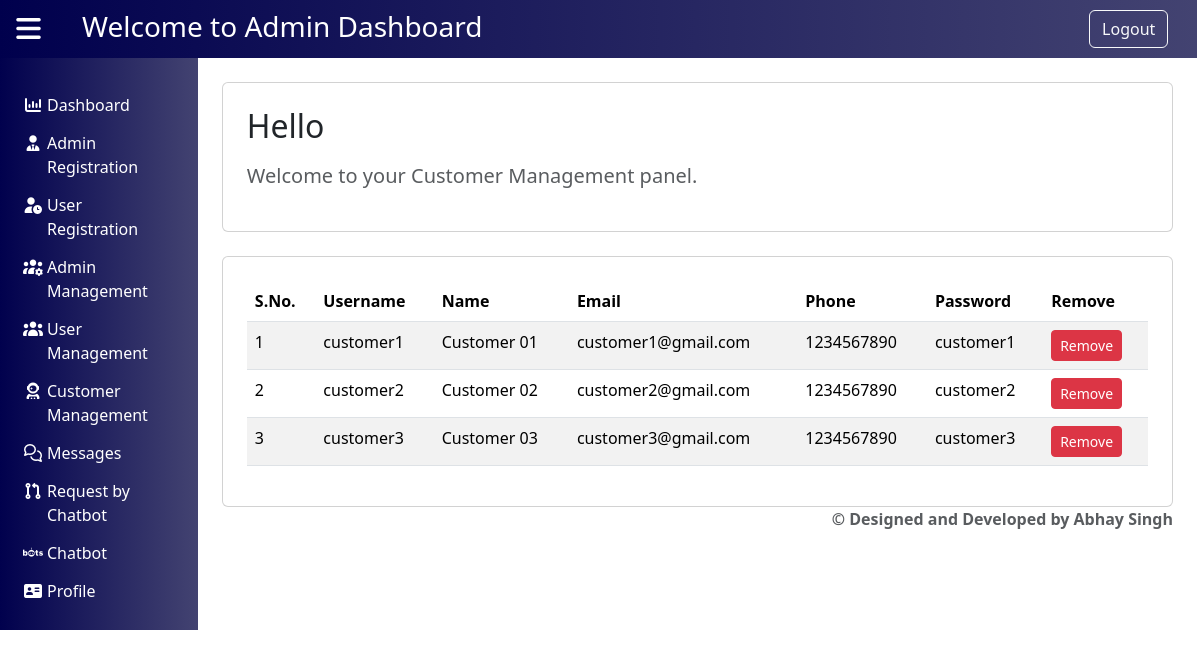
/admins/customer_management/, run on the app's committed database.
### Admin/models.py (models this page shows, shortened)
class Customer(models.Model):
    username = models.CharField(max_length=100)
    Name = models.CharField(max_length=100)
    email = models.EmailField()
    phone_number = models.CharField(max_length=10)
    password = models.CharField(max_length=100)

### Admin/views.py (the view)
# urls.py: path('customer_management/',views.customer_management,name='customer_management'),
def customer_management(request):
    customer = Customer.objects.all()
    role = 'customer'
    return render(request,'admin_customer_management.html', {'customer': customer,'role': role})

### Admin/templates/admin_customer_management.html
{% extends 'admin_base.html' %}
{% load static %}
{% block admin %}
    <div class="container mt-4">
        <div class="card border-1 p-4">
            <h2 class="mb-3">Hello {{ user.Name }}</h2>
            <p class="fs-5 text-muted">
                Welcome to your Customer Management panel.
            </p>
        </div>
        {% include 'management.html' with role='customer' customer=customer %}
    </div>
{% endblock %}

### templates/management.html
    <div class="card mt-4 border-1 p-3 p-md-4 table-responsive" style="max-height: 70vh; overflow-y: auto; scrollbar-width: none;">
        <table class="table table-striped">
            <thead>
                <tr>
                    <th scope="col">S.No.</th>
                    <th scope="col">Username</th>
                    <th scope="col">Name</th>
                    <th scope="col">Email</th>
                    <th scope="col">Phone</th>
                    <th scope="col">Password</th>
                    <th scope="col">Remove</th>
                </tr>
            </thead>
            <tbody>
                {% for cust in customer %}
                <tr>
                    <td>{{ forloop.counter }}</td>
                    <td>{{ cust.username }}</td>
                    <td>{{ cust.Name }}</td>
                    <td>{{ cust.email }}</td>
                    <td>{{ cust.phone_number }}</td>
                    <td>{{ cust.password }}</td>
                    <td>
                        <a href="{% url 'User:delete_data' cust.username role %}" class="btn btn-danger btn-sm">Remove</a>
                    </td>
                </tr>
                {% endfor %}
            </tbody>
        </table>
    </div>

### data on the page
Customer: username "customer1", Name "Customer 01", email "customer1@gmail.com", phone_number "1234567890", password "customer1"
Customer: username "customer2", Name "Customer 02", email "customer2@gmail.com", phone_number "1234567890", password "customer2"
Customer: username "customer3", Name "Customer 03", email "customer3@gmail.com", phone_number "1234567890", password "customer3"
